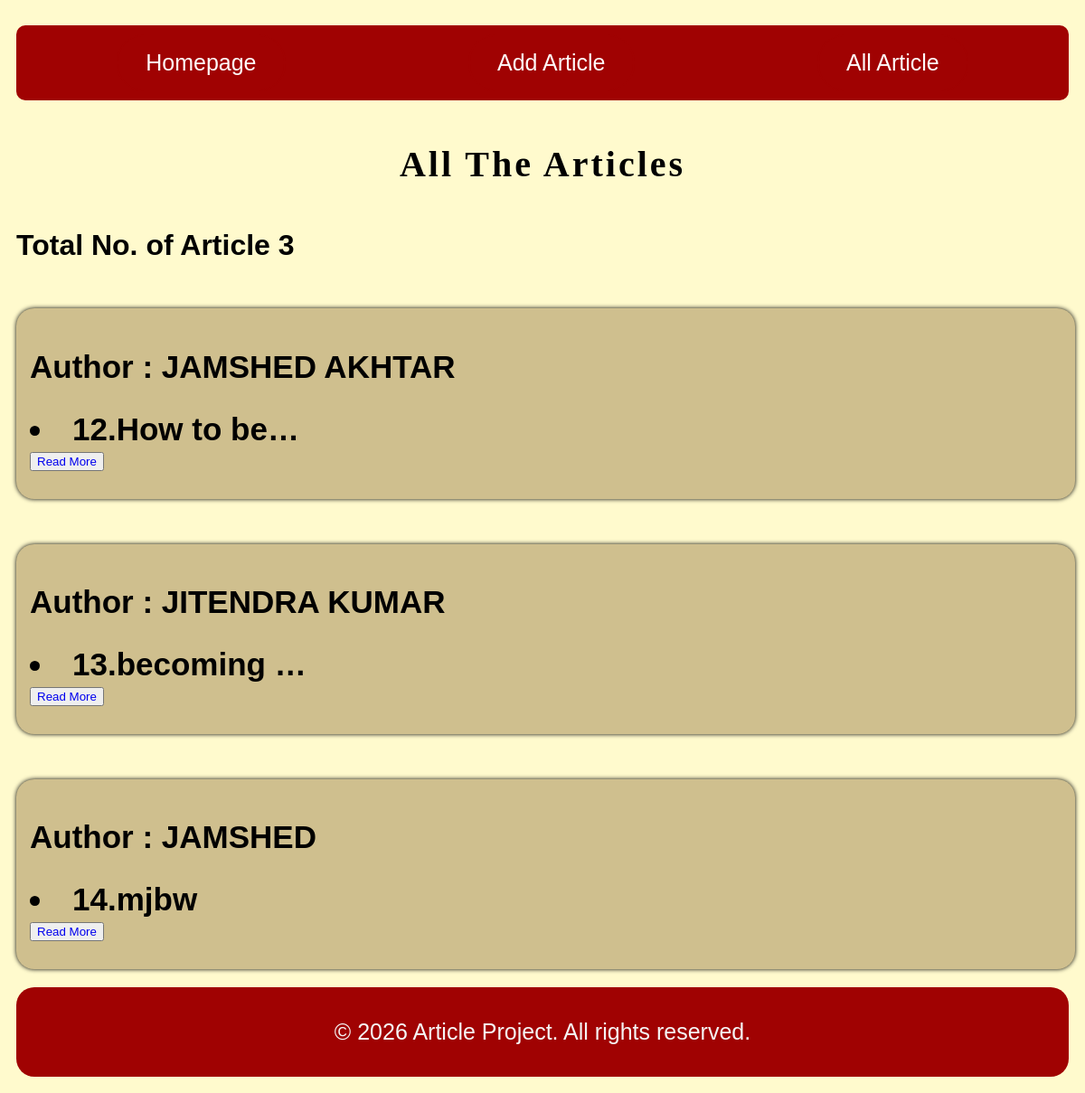
The app's page /article/, older data.
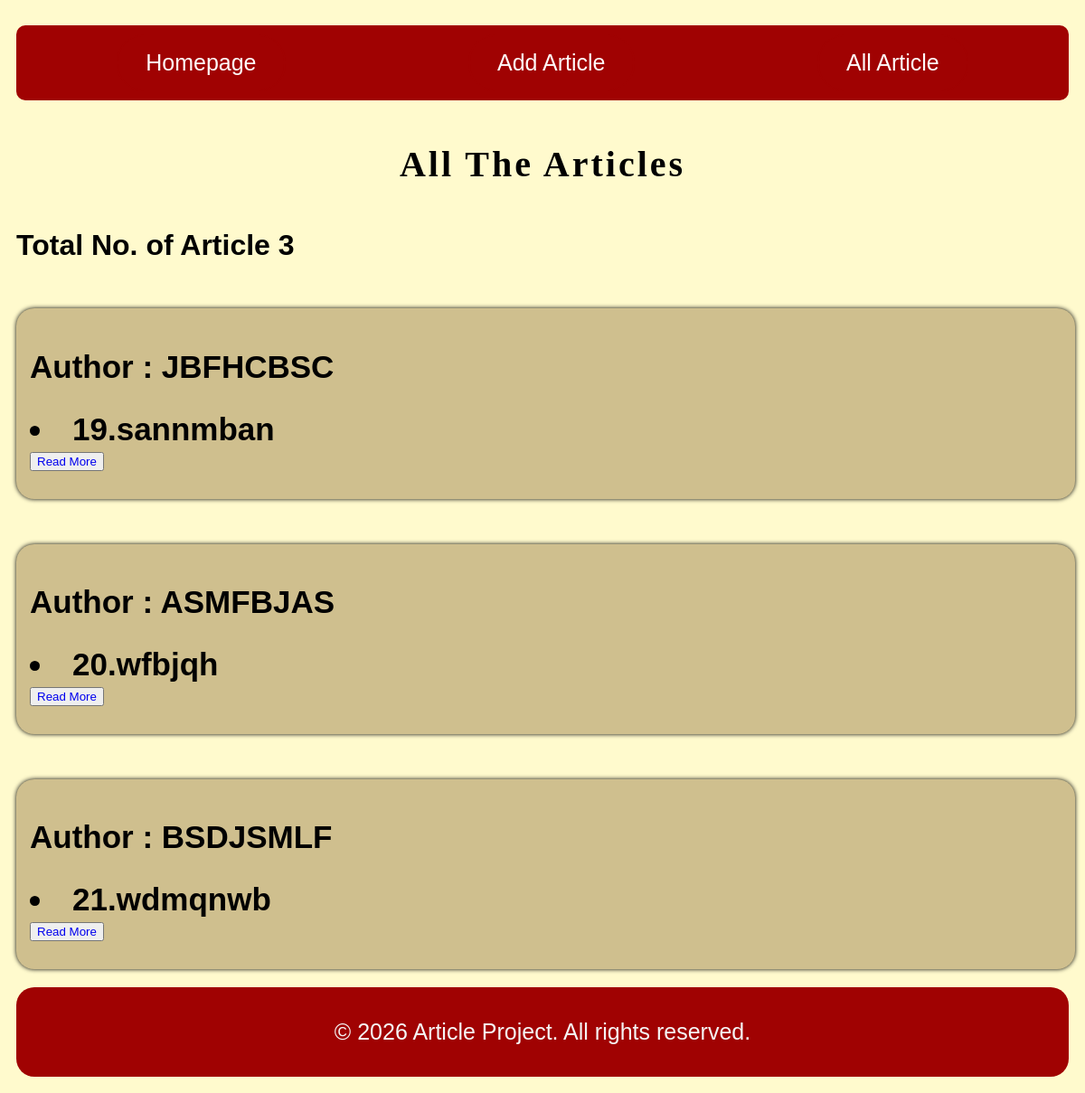
The same page, newer data.
### myapp/models.py (models this page shows)
class Article(models.Model):
    title=models.CharField(max_length=100)
    description=models.TextField()
    author=models.CharField(max_length=50)
    date=models.DateField()

### myapp/views.py (the view)
# urls.py: path('article/',views.all_article_view,name='article'),
def all_article_view(request):
    type='All The Articles'
    all_data=Article.objects.all()
    return render(request,'article.html',{'all_data':all_data,'type':type})

### myapp/templates/article.html
{% extends 'home.html' %}
{% block content %}
<h1>Total No. of Article {{ all_data | length}}</h1>
{% for i in all_data %}
<div class="article_container">
    <h2>Author : {{ i.author | upper }}</h2>
    <dl>
        <h2><li>{{ i.id }}.{{ i.title | truncatechars:10 }}</li></h2>
        <button><a href="{% url 'specific' i.id %}">Read More</a></button>
    </dl>
</div>
{% endfor %}
{% endblock %}

### myapp/templates/home.html (shortened to what this page needs)
<!DOCTYPE html>
{% load static %}
<html lang="en">
<head>
    <link rel="stylesheet" href="{% static 'css/style.css' %}">
</head>
<body>
    <header>
        <div>
            <a href="{% url 'home' %}"><button>Homepage</button></a>
        </div>
        <div>
            <a href="{% url 'form' %}"><button>Add Article</button></a>
        </div>
        <div>
            <a href="{% url 'article' %}"><button>All Article</button></a>
        </div>
    </header>
    <center>
        <h1 class="headerh1">{{ type }}</h1>
    </center>
    {% block content %}
    {% endblock %}
    <footer>
        <p>&copy; 2026 Article Project. All rights reserved.</p>
    </footer>
</body>
</html>

### myapp/static/css/style.css (style rules this page uses)
body { min-height: 100vh; display: flex; flex-direction: column; padding: 10px; background-color: lemonchiffon; font-family: Arial, sans-serif; }
header { margin-top: 10px; background-color: rgb(160, 2, 2); display: flex; justify-content: space-around; border-radius: 10px; margin-bottom: 20px; padding: 10px; }
footer { margin-top: auto; height: auto; display: flex; align-items: center; justify-content: center; font-size: 25px; border-radius: 20px; background-color: rgb(160, 2, 2); color: whitesmoke; padding: 10px; }
.headerh1 { font-size: 40px; font-weight: 700; letter-spacing: 3px; font-family: cursive; }
a { text-decoration: none; }
header button { display: block; padding: 15px 30px; font-size: 25px; background: transparent; color: snow; border: 2px solid rgb(160, 2, 2); border-radius: 30px; cursor: pointer; transition: 0.3s ease; }
.article_container { width: 98%; margin: 20px auto; margin-top: 30px; border-radius: 20px; background: #cfbf8e; color: black; box-shadow: 0 0 5px #000; padding: 15px; }
.article_container h2 { font-weight: 600; font-size: 35px; margin-bottom: 5px; }

Row changes from the older to the newer data that the page shows:
removed Article: author "JAMSHED AKHTAR", id "12", title "How to be…"
removed Article: author "JITENDRA KUMAR", id "13", title "becoming …"
removed Article: author "JAMSHED", id "14", title "mjbw"
added Article: author "JBFHCBSC", id "19", title "sannmban"
added Article: author "ASMFBJAS", id "20", title "wfbjqh"
added Article: author "BSDJSMLF", id "21", title "wdmqnwb"
